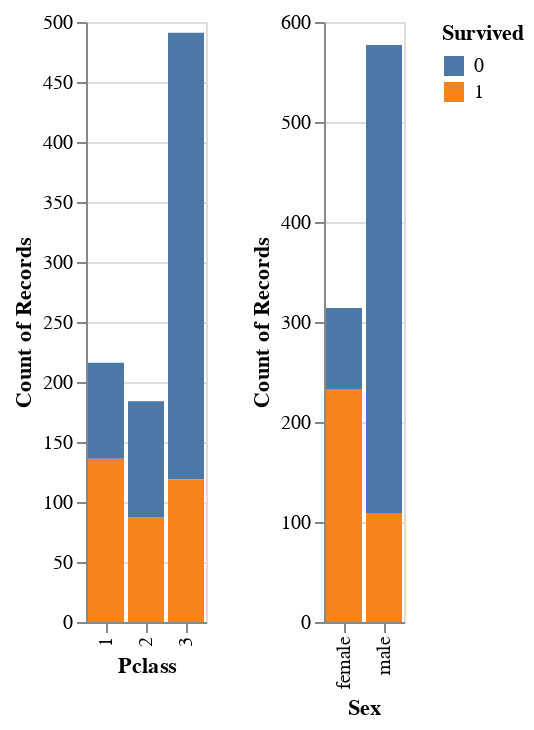

Notebook source saved alongside this figure:
### Markdown cell above
Seems like most of the high fare payers survived.

### Code cell
alt.Chart(df_train).mark_bar().encode(
    alt.X(alt.repeat("column"), type = 'nominal'),
    y = 'count()',
    color = 'Survived:N',
    tooltip = 'count()'
).repeat(
    column = ['Pclass','Sex']
).interactive()

### Figure 1 — Vega-Lite specification as saved in the notebook (floating-point values rounded to 4 significant figures; data arrays with more than 128 entries replaced by an {"elided": "..."} marker saying what was removed)
{"config": {"view": {"continuousWidth": 400, "continuousHeight": 300}}, "repeat": {"column": ["Pclass", "Sex"]}, "spec": {"data": {"name": "data-93290830beea3a875eeab316df346c54"}, "mark": "bar", "encoding": {"color": {"field": "Survived", "type": "nominal"}, "tooltip": {"aggregate": "count", "type": "quantitative"}, "x": {"field": {"repeat": "column"}, "type": "nominal"}, "y": {"aggregate": "count", "type": "quantitative"}}, "selection": {"selector003": {"type": "interval", "bind": "scales", "encodings": ["x", "y"]}}}, "$schema": "https://vega.github.io/schema/vega-lite/v4.17.0.json", "datasets": {"data-93290830beea3a875eeab316df346c54": {"elided": "891 records"}}}
